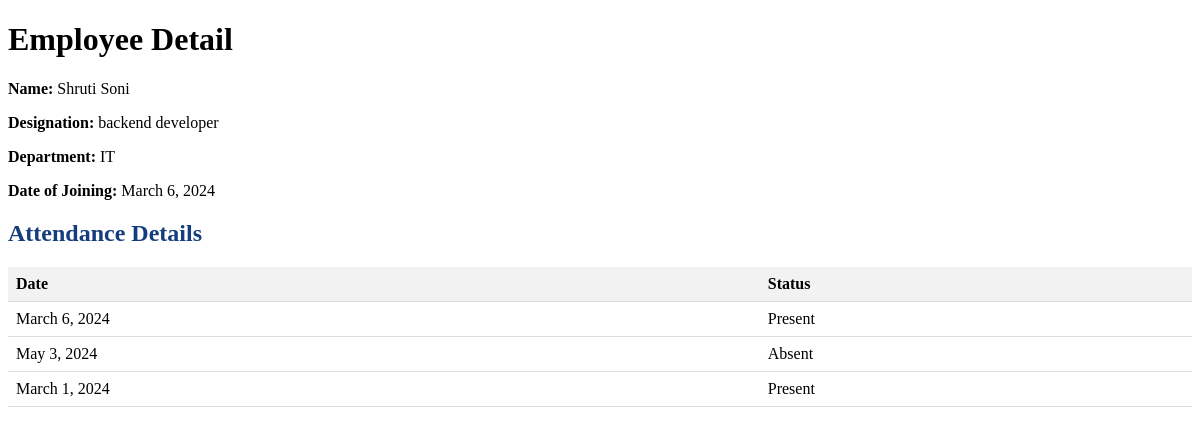
/employee/1/, run on the app's committed database.
### empolyee/models.py (models this page shows, shortened)
class Employee(models.Model):
    name = models.CharField(max_length=100)
    designation = models.CharField(max_length=100)
    department = models.CharField(max_length=100)
    date_of_joining = models.DateField()
    attendance_date = models.DateField(null=True, blank=True)
    is_present = models.BooleanField(default=False)

class Attendance(models.Model):
    employee = models.ForeignKey(Employee, on_delete=models.CASCADE)
    date = models.DateField()
    status = models.CharField(max_length=10, choices=(('Present', 'Present'), ('Absent', 'Absent')))

### empolyee/views.py (the view)
# urls.py: path('employee/<int:employee_id>/', views.employee_detail, name='employee_detail'),
def employee_detail(request, employee_id):
    employee = Employee.objects.get(pk=employee_id)
    attendance_records = Attendance.objects.filter(employee=employee)
    return render(request, 'employee_detail.html', {'employee': employee, 'attendance_records': attendance_records})

### empolyee/templates/employee_detail.html (shortened to what this page needs)
<!DOCTYPE html>
<html lang="en">
<head>
</head>
<body>
    <h1>Employee Detail</h1>
    <p><strong>Name: </strong>{{ employee.name }}</p>
    <p><strong>Designation:</strong> {{ employee.designation }}</p>
    <p><strong>Department:</strong> {{ employee.department }}</p>
    <p><strong>Date of Joining:</strong> {{ employee.date_of_joining }}</p>
    <h2 class="attend-heading">Attendance Details</h2>
    <table>
        <thead>
            <tr>
                <th>Date</th>
                <th>Status</th>
            </tr>
        </thead>
        <tbody>
            {% for record in attendance_records %}
                <tr>
                    <td>{{ record.date }}</td>
                    <td>{{ record.status }}</td>
                </tr>
            {% endfor %}
        </tbody>
    </table>
</body>
</html>

### empolyee/templates/employee_detail.html (style rules this page uses)
table { width: 100%; border-collapse: collapse; margin-bottom: 20px; }
th, td { padding: 8px; text-align: left; border-bottom: 1px solid #ddd; }
th { background-color: #f2f2f2; }
.attend-heading { color:rgb(21, 61, 125); }

### data on the page
Employee: name "Shruti Soni", designation "backend developer", department "IT", date_of_joining "March 6, 2024"
Attendance: date "March 6, 2024", status "Present"
Attendance: date "May 3, 2024", status "Absent"
Attendance: date "March 1, 2024", status "Present"
